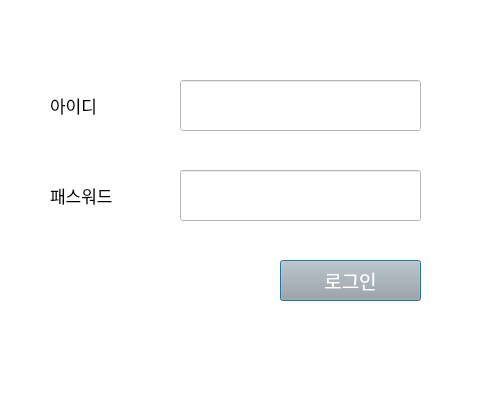
<?xml version="1.0" encoding="UTF-8"?>
<ui version="4.0">
 <class>Dialog</class>
 <widget class="QDialog" name="Dialog">
  <property name="geometry">
   <rect>
    <x>0</x>
    <y>0</y>
    <width>480</width>
    <height>400</height>
   </rect>
  </property>
  <property name="windowTitle">
   <string>Dialog</string>
  </property>
  <property name="styleSheet">
   <string notr="true">background-color: rgb(255, 255, 255);</string>
  </property>
  <widget class="QLabel" name="label_2">
   <property name="geometry">
    <rect>
     <x>50</x>
     <y>90</y>
     <width>101</width>
     <height>31</height>
    </rect>
   </property>
   <property name="styleSheet">
    <string notr="true">font-size:13pt;</string>
   </property>
   <property name="text">
    <string>아이디</string>
   </property>
  </widget>
  <widget class="QLineEdit" name="id">
   <property name="geometry">
    <rect>
     <x>180</x>
     <y>80</y>
     <width>241</width>
     <height>51</height>
    </rect>
   </property>
   <property name="styleSheet">
    <string notr="true">font-size:14pt; color:rgb(123, 123, 123)</string>
   </property>
  </widget>
  <widget class="QLineEdit" name="pw">
   <property name="geometry">
    <rect>
     <x>180</x>
     <y>170</y>
     <width>241</width>
     <height>51</height>
    </rect>
   </property>
   <property name="styleSheet">
    <string notr="true">font-size:14pt; color:rgb(123, 123, 123)</string>
   </property>
   <property name="text">
    <string/>
   </property>
  </widget>
  <widget class="QLabel" name="label_3">
   <property name="geometry">
    <rect>
     <x>50</x>
     <y>180</y>
     <width>111</width>
     <height>31</height>
    </rect>
   </property>
   <property name="styleSheet">
    <string notr="true">font-size:13pt;</string>
   </property>
   <property name="text">
    <string>패스워드</string>
   </property>
  </widget>
  <widget class="QPushButton" name="login_btn">
   <property name="geometry">
    <rect>
     <x>280</x>
     <y>260</y>
     <width>141</width>
     <height>41</height>
    </rect>
   </property>
   <property name="styleSheet">
    <string notr="true">background-color: rgb(167, 168, 167); font-size:14pt; color:rgb(255, 255, 255)</string>
   </property>
   <property name="text">
    <string>로그인</string>
   </property>
  </widget>
 </widget>
 <resources/>
 <connections/>
</ui>
